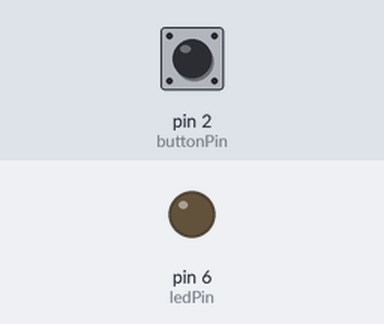
Bench run of a sketch on a simulated Arduino Uno, built with avr-gcc and run on an emulated ATmega328P. Parts: output pins drawn as LEDs (lit = HIGH). Dashed ring = blinking. The test bench sets the inputs (shaded band); at power-on: pin 2 (buttonPin) LOW.

Above: at 1.2 s.
1.3 s: pin 2 (buttonPin) pulled HIGH for 0.15 s
At 2.3 s:
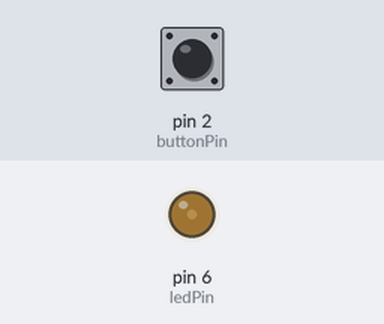
2.9 s: pin 2 (buttonPin) pulled HIGH for 1 s
At 3.4 s:
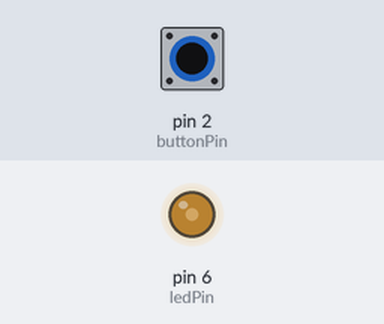
5.4 s: pin 2 (buttonPin) pulled HIGH for 0.15 s
At 6.6 s:
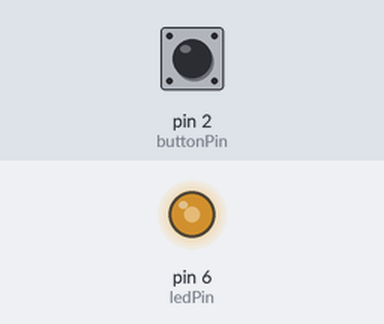
7.0 s: pin 2 (buttonPin) pulled HIGH for 3.2 s
At 7.4 s:
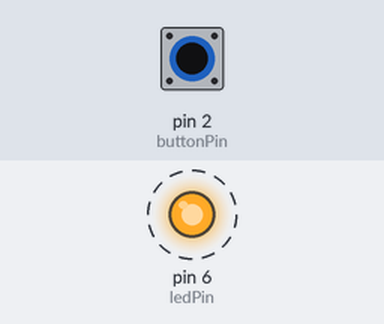
Timing chart, 0 to 12.7 s (numbered marks = the images above; inputs shaded):
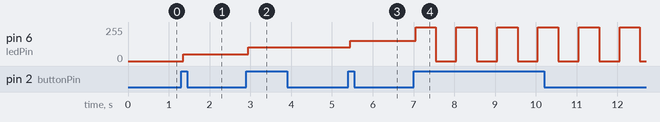

The sketch:

gem07_lamp_blink.ino
```cpp
const int ledPin = 6;
const int buttonPin = 2;

int brightness = 0;
unsigned long lastDebounceTime = 0;
const unsigned long debounceDelay = 50;
int previousReading = 0;
int buttonState = LOW;

// Variabili per il lampeggiamento
const int blinkInterval = 500;  // Intervallo di lampeggiamento in millisecondi
unsigned long previousMillis = 0;
bool blinkingState = false;

void setup() {
  pinMode(ledPin, OUTPUT);
  pinMode(buttonPin, INPUT);
  digitalWrite(buttonPin, LOW);
}

void loop() {
  int reading = digitalRead(buttonPin);
  if (reading != previousReading) {
    lastDebounceTime = millis();
  }

  if ((millis() - lastDebounceTime) > debounceDelay) {
    if (reading != buttonState) {
      buttonState = reading;
      if (buttonState == HIGH) {
        brightness++;
        if (brightness > 3) {
          brightness = 0;
          blinkingState = true;
        }
      }
    }
  }
  previousReading = reading;

  unsigned long currentMillis = millis();

  if (blinkingState && (currentMillis - previousMillis >= blinkInterval)) {
    previousMillis = currentMillis;
    digitalWrite(ledPin, !digitalRead(ledPin));
  } else if (!blinkingState) {
    analogWrite(ledPin, brightness * 51);
  }
}
```

Measured:
- after the input at 1.3 s, pin 6 (ledPin): 0/255 → 51/255 after 0.05 s
- after the input at 2.9 s, pin 6 (ledPin): 51/255 → 102/255 after 0.05 s
- after the input at 5.4 s, pin 6 (ledPin): 102/255 → 153/255 after 0.05 s
- after the input at 7.0 s, pin 6 (ledPin): alternates 255/255 for 0.50 s and 0/255 for 0.50 s, starting after 0.05 s
